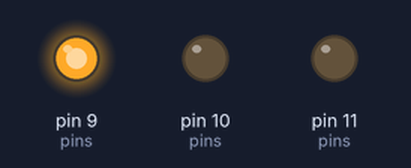
Bench run of a sketch on a simulated Arduino Uno, built with avr-gcc and run on an emulated ATmega328P. On the bench: output pins drawn as LEDs (lit = HIGH).

Above: at 0.19 s.
At 5.66 s:
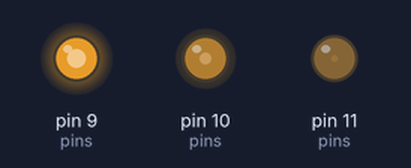
At 16.88 s:
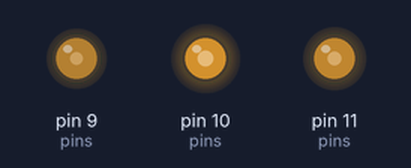
At 20.55 s:
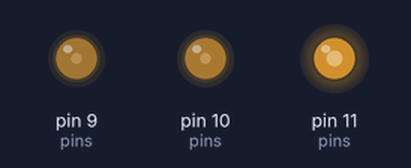
At 24.48 s:
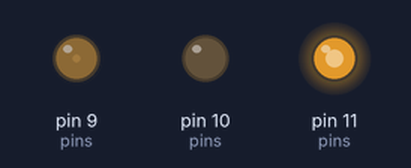
At 32.75 s:
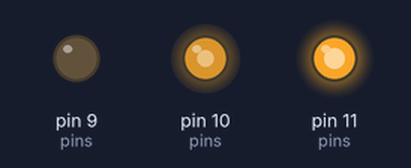
Timing chart, 0 to 40.0 s (numbered marks = the images above):
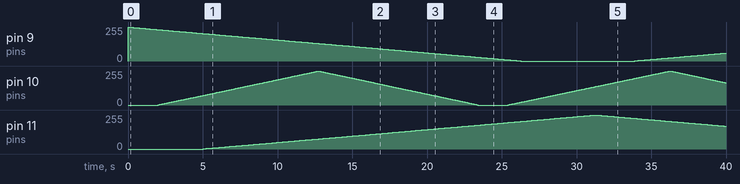

Measured:
- by itself, pin 11 (pins): rises from 0/255 to 255/255 in 26.2 s, then falls to 171/255 in 8.7 s

The sketch:

super_analog.ino
```cpp
/*
  Super Blink

  Project to fade multiple LEDs defined by
  the PIN_STATE struct and the pins array
*/

typedef enum MODE{FADE, COOL_DOWN} Mode;

// Structure to hold the pin information and current state
typedef struct PIN_STATE {
  byte pin;                           // board pin number to control
  byte brightness;                    // led brightness (0 - 255)
  unsigned short fade_duration;       // duration (ms) between fade steps
  unsigned short cool_down_duration;  // duration (ms) to "cool down" when led is off
  Mode mode;                          // LED state in FADE or COOL_DOWN mode
  unsigned long target;               // target MS to update pin mode/status
  short fade_inc;                     // direction for fade (1 = UP, -1 DOWN)
} PinState;

// number of pins to configure
const unsigned int PIN_COUNT = 3;

// intial pin configuration
PinState pins[PIN_COUNT] =
{
  {11, 0, 100, 5000, FADE, 0, 1},
  {10, 0, 40, 2000, FADE, 0, 1},
  {9, 255, 100, 7500, FADE, 0, 1}
};

// setup the configured pins
void setup() {
  for (int i = 0; i < PIN_COUNT; i++) {
    pinMode(pins[i].pin, OUTPUT);
  }
}

// update the state of the configured pins
void loop() {
  unsigned long current = millis();

  for (int i = 0; i < PIN_COUNT; i++) {
    analogWrite(pins[i].pin, pins[i].brightness);

    if (pins[i].target <= current) {
      if (pins[i].mode == FADE) {
        pins[i].target = current + pins[i].fade_duration;

        if (pins[i].brightness == 255) {
          pins[i].fade_inc = -1;
          pins[i].brightness = pins[i].brightness + pins[i].fade_inc;
        } else if (pins[i].brightness == 0) {
          pins[i].mode = COOL_DOWN;
          pins[i].target = current + pins[i].cool_down_duration;
          pins[i].fade_inc = 1;
        } else {
          pins[i].brightness = pins[i].brightness + pins[i].fade_inc;
        }
      } else if (pins[i].mode == COOL_DOWN) {
          pins[i].mode = FADE;
          pins[i].brightness = pins[i].brightness + pins[i].fade_inc;
      }
    }
  }
  delay(20);
}
```
